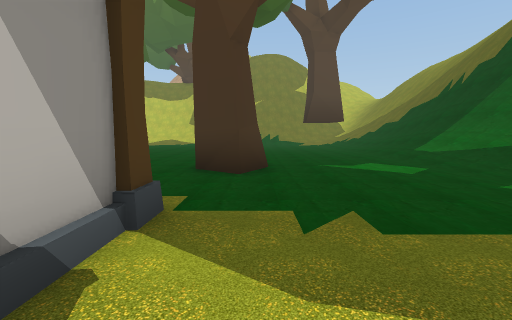
view 1 (above)

24 first-person views from a walk through a Unity game level. The camera is 1.5 m above the floor, tilts 6° down and sees 90° across. The floor is counted in squares, 2 m on a side. Each view is taken from the middle of a square. On the plan, view 1 faces up. The plan holds only what a view shows up to about 9 squares ahead; the rest is blank. The place goes on beyond the plan. The player character is not drawn. Some animated figures are not drawn.

view 2
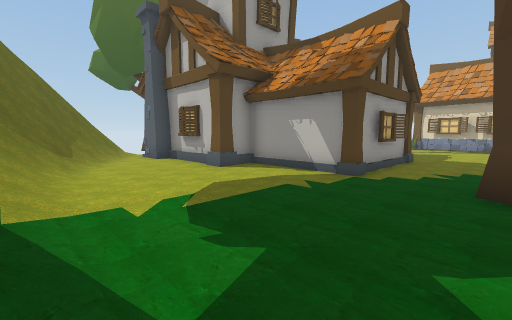

view 3
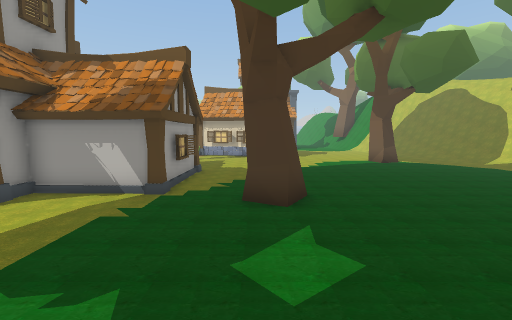

view 4
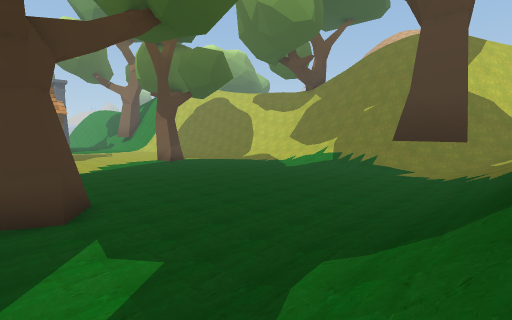

view 5
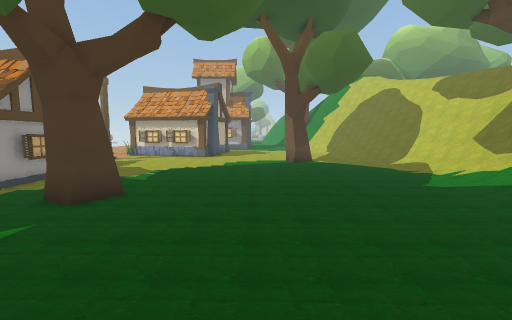

view 6
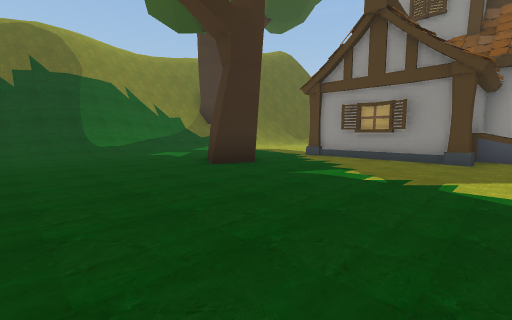

view 7
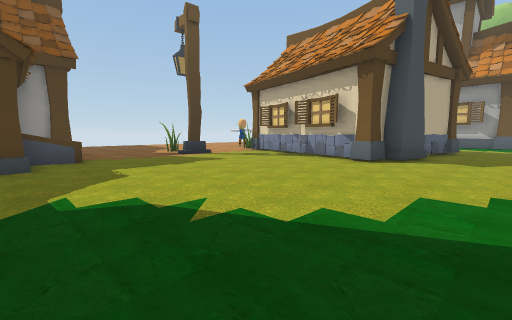

view 8
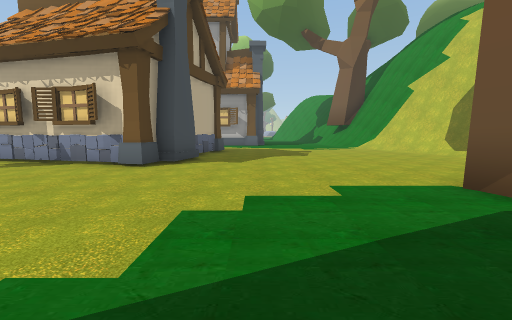

view 9
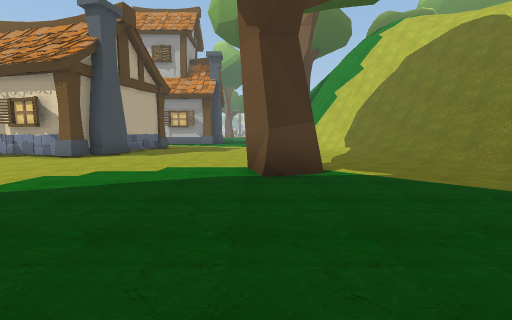

view 10
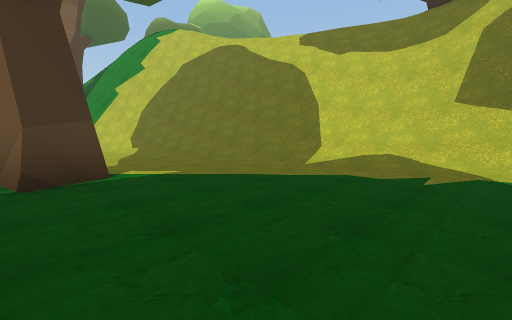

view 11
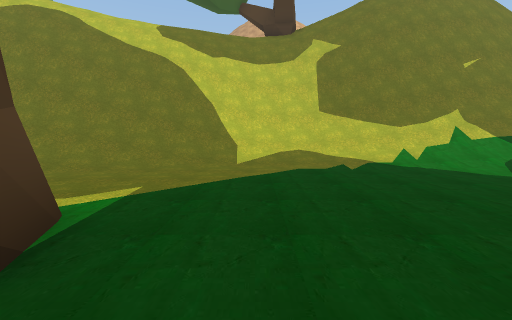

view 12
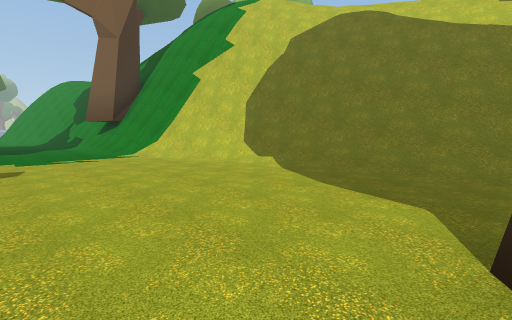

view 13
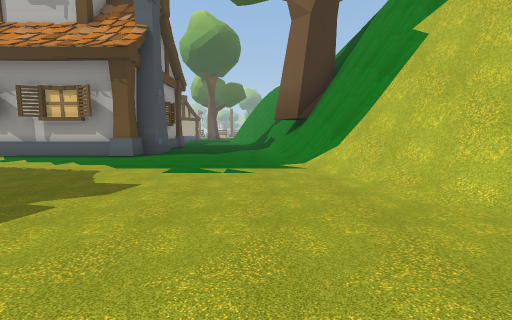

view 14
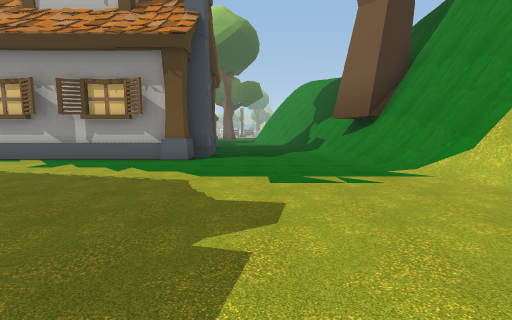

view 15
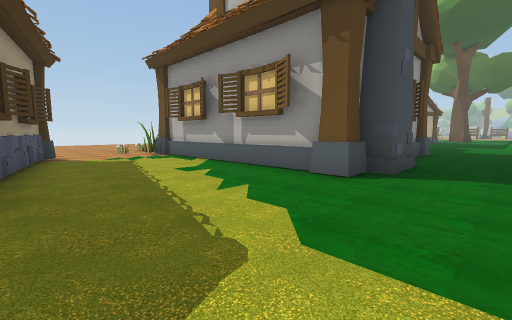

view 16
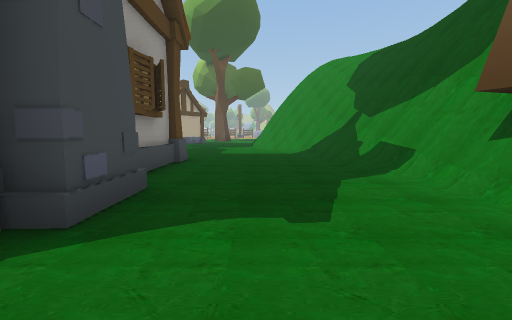

view 17
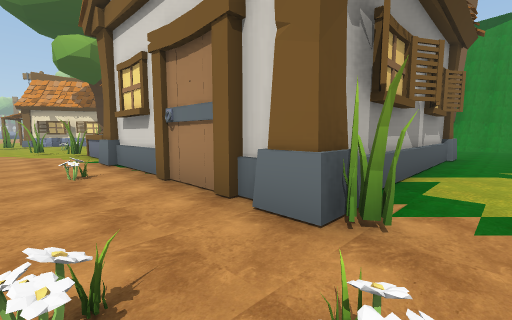

view 18
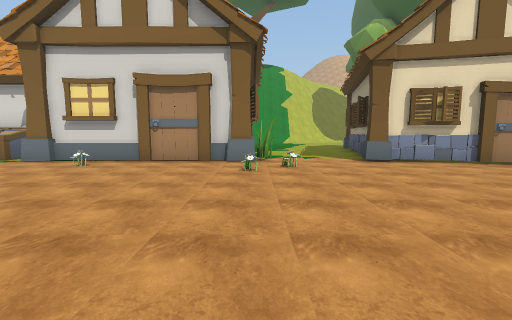

view 19
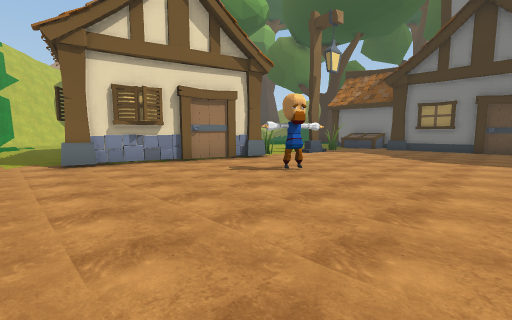

view 20
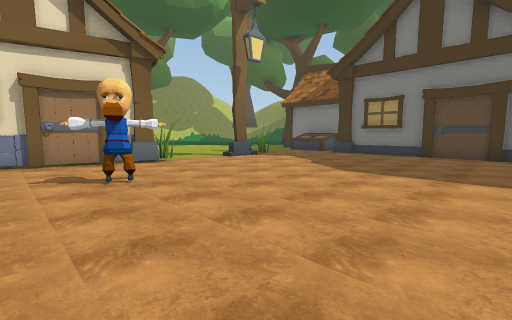

view 21
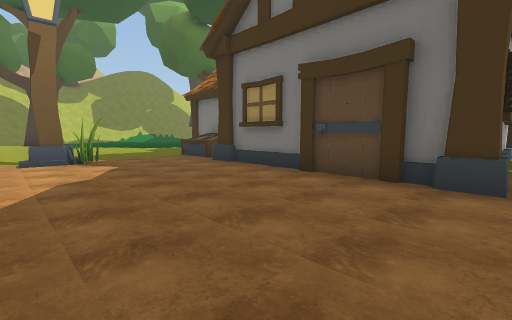

view 22
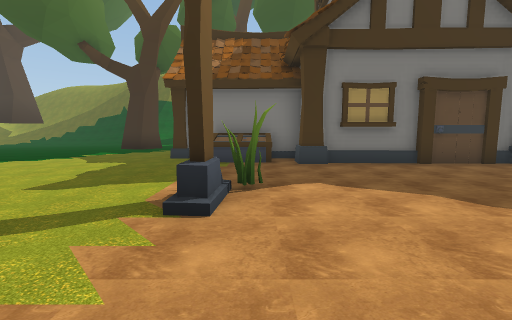

view 23
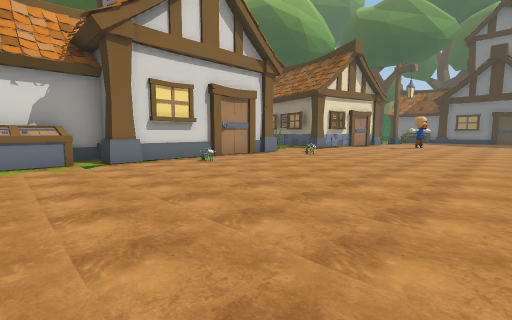

view 24
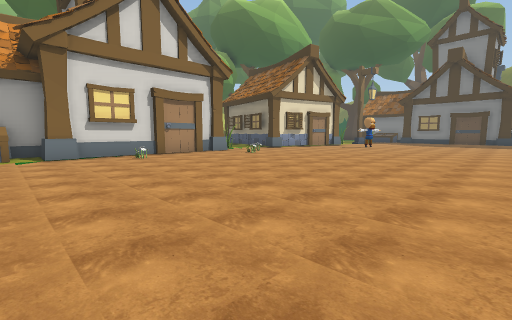

### Floor plan
Key: @ floor where view 1 was taken; # wall or solid block; x gap in a wall; . floor; / step, stairs or slope; = window, fence, low wall or low ledge; v drop or lower ground; O other object.
Columns run from 29 left of view 1 to 9 right of it. Each row starts with its distance up from view 1.
 22                      ///x
 21                ///// vvvv
 20               vvvvv#########
 19              vvv######=//######
 18               ###/////////////
 17 ///   vvvvv  ###//////....///     //
 16 //vvv      ###/////...........   .//
 15 vv    #######/....................//
 14 #########==.......................//
 13 ###.................#.............//
 12 ....................#.............//
 11 ......................... ........//
 10 ..................................//#
  9 ..OOOOOOO.........................//#vv
  8        OO.........................//#v
  7        OO...OOOO#.................//#
  6        OO...O   OO..........##....//
  5   O    OO...O   OO..........##....//
  4   O    OO...O   O................./
  3 OOOO   OO...O   O................./
  2 OOOOOOOOO..OOO. O.......OOOOO...../
  1 ....O....O....OOO......OO   O...../
  0 ........O..........O...OO   O@..../
 -1 ......................OOOOOOOO..../
 -2 ..............OO.......OO OOOO...//
 -3 .......................O     O.../#
 -4 ......................OO     O../##
 -5 ......................OO       ./#
 -6  ......................O        ##
 -7  .............    ....OOOOOOOO

Where each view was taken, in squares from view 1:
view 1: 0 up, 0 right, facing up
view 2: 5 up, 5 right, facing down-left
view 3: 5 up, 6 right, facing left
view 4: 5 up, 6 right, facing up-left
view 5: 10 up, 6 right, facing left
view 6: 10 up, 6 left, facing down-right
view 7: 9 up, 5 left, facing down-left
view 8: 9 up, 6 left, facing left
view 9: 12 up, 4 left, facing left
view 10: 12 up, 4 left, facing up-left
view 11: 11 up, 7 left, facing up
view 12: 11 up, 10 left, facing up-left
view 13: 13 up, 13 left, facing left
view 14: 11 up, 14 left, facing left
view 15: 11 up, 17 left, facing down-left
view 16: 11 up, 20 left, facing left
view 17: 0 up, 20 left, facing up-left
view 18: 5 down, 21 left, facing up
view 19: 5 down, 19 left, facing up-right
view 20: 6 down, 16 left, facing up-right
view 21: 7 down, 11 left, facing up-right
view 22: 0 up, 13 left, facing right
view 23: 5 down, 29 left, facing up-right
view 24: 7 down, 28 left, facing up-right
